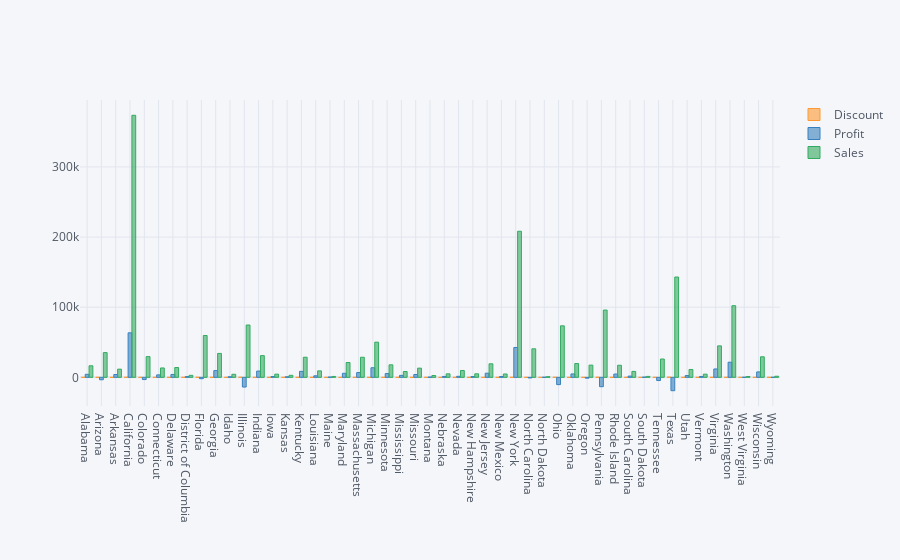

Notebook code for this chart:
### Code cell
plt.figure(figsize=(20,6))
data_state.iplot(kind='bar',x='State',y=['Discount','Profit','Sales'])

### Figure 1 — Plotly figure (JSON) as saved in the notebook; plotly's stock layout.template omitted (floating-point values rounded to 4 significant figures)
{"data": [{"marker": {"color": "rgba(255, 153, 51, 0.6)", "line": {"color": "rgba(255, 153, 51, 1.0)", "width": 1}}, "name": "Discount", "orientation": "v", "text": "", "type": "bar", "x": ["Alabama", "Arizona", "Arkansas", "California", "Colorado", "Connecticut", "Delaware", "District of Columbia", "Florida", "Georgia", "Idaho", "Illinois", "Indiana", "Iowa", "Kansas", "Kentucky", "Louisiana", "Maine", "Maryland", "Massachusetts", "Michigan", "Minnesota", "Mississippi", "Missouri", "Montana", "Nebraska", "Nevada", "New Hampshire", "New Jersey", "New Mexico", "New York", "North Carolina", "North Dakota", "Ohio", "Oklahoma", "Oregon", "Pennsylvania", "Rhode Island", "South Carolina", "South Dakota", "Tennessee", "Texas", "Utah", "Vermont", "Virginia", "Washington", "West Virginia", "Wisconsin", "Wyoming"], "y": [0, 68.0, 0, 141.7, 56.9, 0.6, 0.6, 0, 113.8, 0, 1.8, 190.7, 0, 0, 0, 0, 0, 0, 0.6, 2.1, 1.7, 0, 0, 0, 1, 0, 2.0, 0.3, 0.6, 2.2, 60.3, 69.2, 0, 151.4, 0, 35.6, 191.3, 1.2, 0, 0, 52.7, 361.2, 3.2, 0, 0, 31.6, 0.3, 0, 0.2]}, {"marker": {"color": "rgba(55, 128, 191, 0.6)", "line": {"color": "rgba(55, 128, 191, 1.0)", "width": 1}}, "name": "Profit", "orientation": "v", "text": "", "type": "bar", "x": ["Alabama", "Arizona", "Arkansas", "California", "Colorado", "Connecticut", "Delaware", "District of Columbia", "Florida", "Georgia", "Idaho", "Illinois", "Indiana", "Iowa", "Kansas", "Kentucky", "Louisiana", "Maine", "Maryland", "Massachusetts", "Michigan", "Minnesota", "Mississippi", "Missouri", "Montana", "Nebraska", "Nevada", "New Hampshire", "New Jersey", "New Mexico", "New York", "North Carolina", "North Dakota", "Ohio", "Oklahoma", "Oregon", "Pennsylvania", "Rhode Island", "South Carolina", "South Dakota", "Tennessee", "Texas", "Utah", "Vermont", "Virginia", "Washington", "West Virginia", "Wisconsin", "Wyoming"], "y": [4328.0, -3428.0, 4009.0, 63480.0, -3128.0, 3511.0, 4145.0, 1060.0, -1916.0, 9603.0, 826.7, -13820.0, 8948.0, 1184.0, 836.4, 8519.0, 2196.0, 454.5, 5760.0, 6786.0, 13690.0, 5422.0, 2784.0, 4050.0, 453.4, 1293.0, 1493.0, 1189.0, 5921.0, 1157.0, 42570.0, -843.6, 230.1, -10360.0, 4854.0, -1194.0, -13340.0, 4694.0, 1769.0, 394.8, -4563.0, -19040.0, 2547.0, 1232.0, 11950.0, 21550.0, 185.9, 7728.0, 100.2]}, {"marker": {"color": "rgba(50, 171, 96, 0.6)", "line": {"color": "rgba(50, 171, 96, 1.0)", "width": 1}}, "name": "Sales", "orientation": "v", "text": "", "type": "bar", "x": ["Alabama", "Arizona", "Arkansas", "California", "Colorado", "Connecticut", "Delaware", "District of Columbia", "Florida", "Georgia", "Idaho", "Illinois", "Indiana", "Iowa", "Kansas", "Kentucky", "Louisiana", "Maine", "Maryland", "Massachusetts", "Michigan", "Minnesota", "Mississippi", "Missouri", "Montana", "Nebraska", "Nevada", "New Hampshire", "New Jersey", "New Mexico", "New York", "North Carolina", "North Dakota", "Ohio", "Oklahoma", "Oregon", "Pennsylvania", "Rhode Island", "South Carolina", "South Dakota", "Tennessee", "Texas", "Utah", "Vermont", "Virginia", "Washington", "West Virginia", "Wisconsin", "Wyoming"], "y": [16470.0, 35280.0, 11680.0, 373600.0, 29560.0, 13380.0, 14020.0, 2865.0, 59660.0, 34110.0, 4382.0, 74630.0, 30970.0, 4580.0, 2914.0, 28690.0, 9217.0, 1271.0, 21160.0, 28630.0, 50170.0, 17850.0, 8341.0, 13140.0, 2589.0, 4985.0, 9797.0, 5043.0, 19290.0, 4784.0, 208300.0, 40680.0, 919.9, 73480.0, 19680.0, 17420.0, 95930.0, 17230.0, 8482.0, 1316.0, 26110.0, 143000.0, 11220.0, 4524.0, 44880.0, 102100.0, 1210.0, 29310.0, 1603.0]}], "layout": {"legend": {"bgcolor": "#F5F6F9", "font": {"color": "#4D5663"}}, "paper_bgcolor": "#F5F6F9", "plot_bgcolor": "#F5F6F9", "title": {"font": {"color": "#4D5663"}}, "xaxis": {"gridcolor": "#E1E5ED", "showgrid": true, "tickfont": {"color": "#4D5663"}, "title": {"font": {"color": "#4D5663"}, "text": ""}, "zerolinecolor": "#E1E5ED"}, "yaxis": {"gridcolor": "#E1E5ED", "showgrid": true, "tickfont": {"color": "#4D5663"}, "title": {"font": {"color": "#4D5663"}, "text": ""}, "zerolinecolor": "#E1E5ED"}}}
